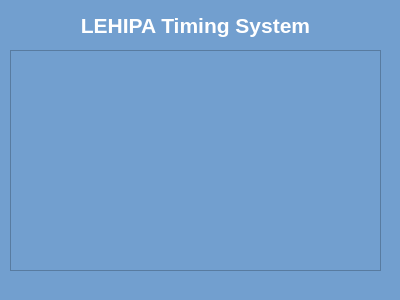
<?xml version="1.0" encoding="UTF-8"?>
<ui version="4.0">
 <class>DisplayWidget</class>
 <widget class="QWidget" name="DisplayWidget">
  <property name="geometry">
   <rect>
    <x>0</x>
    <y>0</y>
    <width>400</width>
    <height>300</height>
   </rect>
  </property>
  <property name="windowTitle">
   <string>Form</string>
  </property>
  <property name="styleSheet">
   <string notr="true">background-color: #729fcf;</string>
  </property>
  <widget class="QLabel" name="label">
   <property name="geometry">
    <rect>
     <x>60</x>
     <y>10</y>
     <width>271</width>
     <height>31</height>
    </rect>
   </property>
   <property name="text">
    <string>&lt;!DOCTYPE HTML PUBLIC &quot;-//W3C//DTD HTML 4.0//EN&quot; &quot;http://www.w3.org/TR/REC-html40/strict.dtd&quot;&gt;
&lt;html&gt;&lt;head&gt;&lt;meta name=&quot;qrichtext&quot; content=&quot;1&quot; /&gt;&lt;style type=&quot;text/css&quot;&gt;
p, li { white-space: pre-wrap; }
&lt;/style&gt;&lt;/head&gt;&lt;body style=&quot; font-family:'Noto Sans'; font-size:9pt; font-weight:400; font-style:normal;&quot;&gt;
&lt;p align=&quot;center&quot; style=&quot; margin-top:0px; margin-bottom:0px; margin-left:0px; margin-right:0px; -qt-block-indent:0; text-indent:0px;&quot;&gt;&lt;span style=&quot; font-size:16pt; font-weight:600; color:#ffffff;&quot;&gt;LEHIPA Timing System&lt;/span&gt;&lt;/p&gt;&lt;/body&gt;&lt;/html&gt;</string>
   </property>
  </widget>
  <widget class="QListView" name="listView">
   <property name="geometry">
    <rect>
     <x>10</x>
     <y>50</y>
     <width>371</width>
     <height>221</height>
    </rect>
   </property>
  </widget>
 </widget>
 <resources/>
 <connections/>
</ui>
